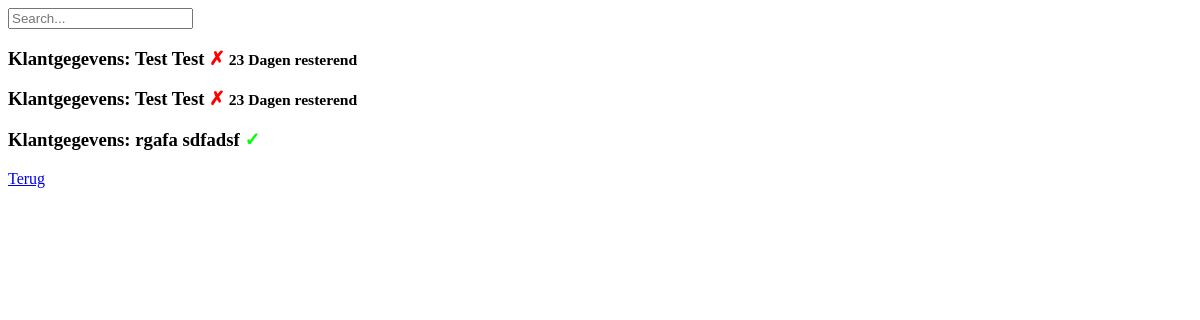
The app's page /cms/changeklant.php (signed in) with its own data.
### tables this page shows
CREATE TABLE `klanten` (
  `idklanten` int(11) NOT NULL,
  `voornaam` varchar(45) NOT NULL,
  `tussenvoegsel` varchar(45) DEFAULT NULL,
  `achternaam` varchar(45) NOT NULL,
  `email` varchar(50) NOT NULL,
  `telefoonnummer` varchar(10) NOT NULL,
  `idproducten` int(11) NOT NULL,
  `aankoopdatum` varchar(30) NOT NULL,
  `betaald` varchar(5) NOT NULL,
  `datumbetaald` varchar(30) NOT NULL
);

### cms/changeklant.php (the view, shortened to what this page needs)
<?php
if (isset($_SESSION['type'])){
    include_once("config.php");
    $out = '';
    $sql = 'SELECT * FROM klanten INNER JOIN producten ON klanten.idproducten = producten.idproducten ORDER BY betaald, voornaam, achternaam';
    $res = $db->query($sql);
    while($row = $res->fetch_assoc()){
        $datetime1 = date_create($row['aankoopdatum']);
        $datetime2 = date_create(date('d-m-Y'));
        $remaining = date_diff($datetime1, $datetime2)->format('%a');
        if ($remaining >= 30){
        	$remaining = $remaining - 30 . ' Dagen te laat';
		}else{
        	$remaining = 30 - $remaining . ' Dagen resterend';
		}
    	if ($row['betaald'] === 'false'){
    		$betaald = '<span style="color: red"> &#10007</span><small class="remaining">  ' . $remaining .' </small>';
		}else{
    		$betaald = '<span style="color: lime"> &#10003</span>';
		}
        $out .= '<h3 class="showklant">Klantgegevens: <span>' . $row['voornaam'] . ' ' . $row['achternaam'] . '</span>' . $betaald . '</h3>';
        $out .= '<p class="klantgegevens"><span class="bold">Voornaam: </span>' . $row['voornaam'] . '<br>';
        $out .= '<span class="bold">Tussenvoegsel: </span>' . $row['tussenvoegsel'] . '<br>';
        $out .= '<span class="bold">Achternaam: </span>' .$row['achternaam'] . '<br>';
        $out .= '<span class="bold">Email: </span>' .$row['email'] . '<br>';
        $out .= '<span class="bold">Telefoonnummer: </span>' .$row['telefoonnummer'] . '<br>';
        $out .= '<span class="bold">Aankoopdatum: </span>' .$row['aankoopdatum'] . '<br>';
        $out .= '<span class="bold">Betaald: </span>' .$row['betaald'] . '<br>';
        $out .= '<span class="bold">Datumbetaald: </span>' .$row['datumbetaald'] . '<br><br>';
        $out .= '<span class="showproduct">Productgegevens:</span>';
        $out .= '<span class="productgegevens">';
        $out .= '<span class="bold">Pakkettype: </span>' . $row['naam'] . '<br>';
        $out .= '<span class="bold">MB: </span>' . $row['mb'] . '<br>';
		$out .= '<span class="bold">Ssl ceritficaat: </span>' . $row['ssl'] . '<br>';
		$out .= '<span class="bold">Prijs per maand: </span>' . $row['ppm'] . '<br>';
		$out .= '<span class="bold">Aantal domeinnamen: </span>' . $row['domeinen'] . '<br>';
		$out .= '<span class="bold">Hoeveelheid bandbreedte: 	</span>' . $row['bandbreedte'] . '</span></p>';
    }
} else{
    header('Location: login.php');
}
?>
<!DOCTYPE html>
<html lang="en">
<head>
    <link href="../css/cms.css" type="text/css" rel="stylesheet">
</head>
<body>
    <div>
		<input type="text" id="search" placeholder="Search..." title="Voer een naam in">
        <?php echo $out?>
    </div>
    <a href="welcome.php">Terug</a>
</body>
</html>

### records on screen
klanten: voornaam "Test", achternaam "Test", aankoopdatum "23 Dagen resterend"
klanten: voornaam "Test", achternaam "Test", aankoopdatum "23 Dagen resterend"
klanten: voornaam "rgafa", achternaam "sdfadsf"
